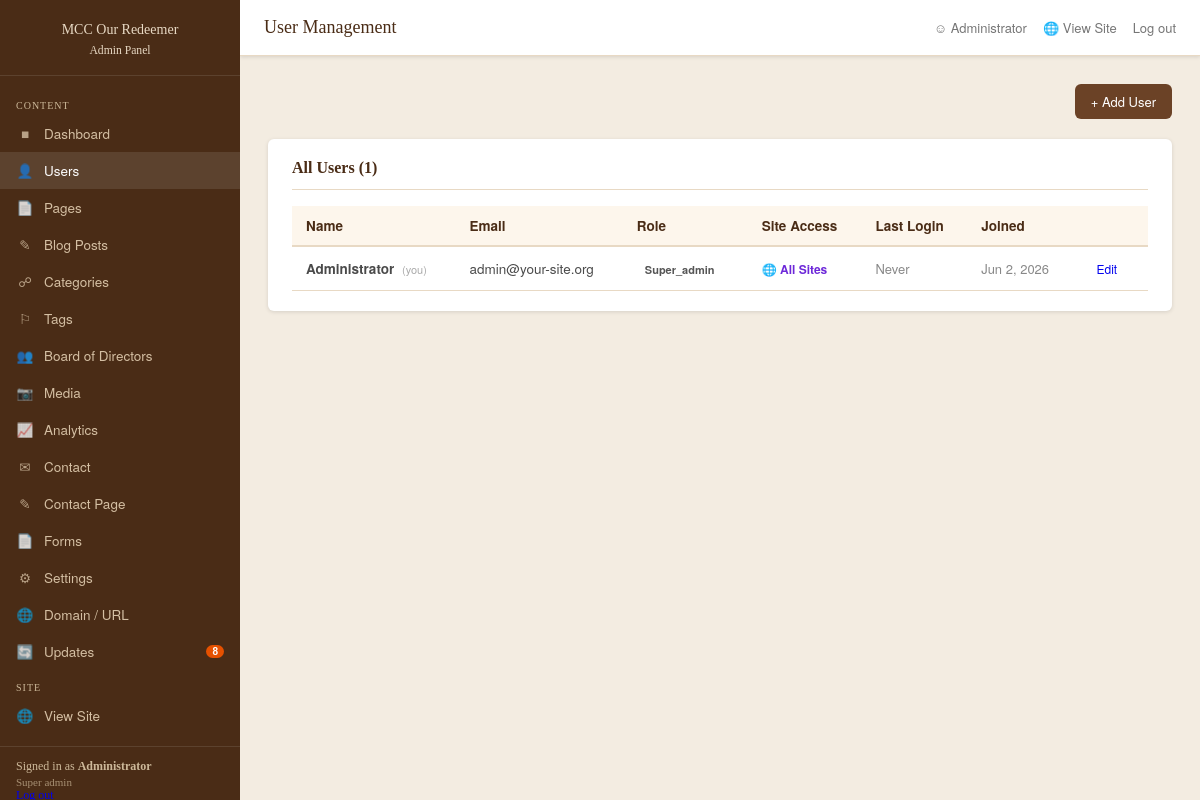
The page /admin/users.php (signed in) on the database its author committed.
### tables this page shows
CREATE TABLE IF NOT EXISTS `users` (
  `id`           INT UNSIGNED AUTO_INCREMENT PRIMARY KEY,
  `site_id`      INT UNSIGNED DEFAULT NULL COMMENT 'NULL = network-wide user',
  `name`         VARCHAR(120) NOT NULL,
  `email`        VARCHAR(255) NOT NULL UNIQUE,
  `password`     VARCHAR(255) NOT NULL,
  `role`         ENUM('super_admin','admin','editor','author','parishioner') NOT NULL DEFAULT 'author',
  `permissions`  TEXT DEFAULT NULL,
  `avatar`       VARCHAR(500) DEFAULT NULL,
  `remember_token` VARCHAR(100) DEFAULT NULL,
  `created_at`   DATETIME NOT NULL DEFAULT CURRENT_TIMESTAMP,
  `last_login`   DATETIME DEFAULT NULL
);

### core/helpers.php (called while the page is built, shortened)
<?php
function h(?string $str): string {
    return htmlspecialchars($str ?? '', ENT_QUOTES | ENT_SUBSTITUTE, 'UTF-8');
}
function siteUrl(string $path = ''): string {
    return rtrim(SITE_URL, '/') . '/' . ltrim($path, '/');
}
function setting(string $key, string $default = ''): string {
    return Database::setting($key, $default);
}
    ?>

### core/Database.php (called while the page is built, shortened)
<?php
class Database {
    private static ?PDO   $pdo              = null;
    private static int    $siteId           = 0;
    private static array  $settingsCache    = [];
    public static function get(): PDO {
        if (self::$pdo === null) {
            $dsn = sprintf('mysql:host=%s;dbname=%s;charset=%s', DB_HOST, DB_NAME, DB_CHARSET);
            $opts = [
                PDO::ATTR_ERRMODE            => PDO::ERRMODE_EXCEPTION,
                PDO::ATTR_DEFAULT_FETCH_MODE => PDO::FETCH_ASSOC,
                PDO::ATTR_EMULATE_PREPARES   => false,
            ];
            self::$pdo = new PDO($dsn, DB_USER, DB_PASS, $opts);
            if (defined('NETWORK_MODE') && NETWORK_MODE && defined('SITE_ID') && SITE_ID === 0) {
                self::resolveSubdomain(SITE_SUBDOMAIN);
            } else {
                self::$siteId = defined('SITE_ID') ? (int) SITE_ID : 1;
            }
        }
        return self::$pdo;
    }
    public static function siteId(): int {
        return self::$siteId ?: 1;
    }
    public static function query(string $sql, array $params = []): PDOStatement {
        $stmt = self::get()->prepare($sql);
        $stmt->execute($params);
        return $stmt;
    }
    public static function fetch(string $sql, array $params = []): ?array {
        $row = self::query($sql, $params)->fetch();
        return $row ?: null;
    }
    public static function fetchAll(string $sql, array $params = []): array {
        return self::query($sql, $params)->fetchAll();
    }
    private static function loadSettings(): void {
        try {
            $rows = self::fetchAll(
                "SELECT `key`, `value` FROM settings WHERE site_id = ?",
                [self::siteId()]
            );
            foreach ($rows as $r) {
                self::$settingsCache[$r['key']] = $r['value'];
            }
        } catch (\PDOException) {
        }
    }
    public static function setting(string $key, string $default = ''): string {
        self::loadSettings();
        return array_key_exists($key, self::$settingsCache)
            ? (string) self::$settingsCache[$key]
            : $default;
    }
}

### core/Updater.php (called while the page is built, shortened)
<?php
class Updater {
    public static function allMigrations(): array {
        $files = glob(self::MIGRATIONS_DIR . '/*.sql');
        sort($files);
        return array_map(fn($f) => [
            'file'    => $f,
            'version' => basename($f, '.sql'),
        ], $files);
    }
    public static function appliedMigrations(): array {
        try {
            $rows = Database::fetchAll("SELECT version FROM migrations ORDER BY version ASC");
            return array_column($rows, 'version');
        } catch (\PDOException) {
            return [];
        }
    }
    public static function pendingMigrations(): array {
        $applied = self::appliedMigrations();
        return array_filter(
            self::allMigrations(),
            fn($m) => !in_array($m['version'], $applied, true)
        );
    }
}

### core/Auth.php (called while the page is built, shortened)
<?php
class Auth {
    private static ?array $user = null;
    public static function check(): bool {
        return !empty($_SESSION['user_id']);
    }
    public static function id(): ?int {
        return $_SESSION['user_id'] ?? null;
    }
    public static function user(): ?array {
        if (self::$user === null && self::check()) {
            self::$user = Database::fetch("SELECT * FROM users WHERE id = ?", [$_SESSION['user_id']]);
        }
        return self::$user;
    }
    public static function role(): string {
        return self::user()['role'] ?? '';
    }
    public static function requirePermission(string $perm): void {
        if (!self::hasPermission($perm)) {
            http_response_code(403);
            die('Access denied.');
        }
    }
    public static function isSuperAdmin(): bool {
        return self::role() === 'super_admin';
    }
    public static function hasPermission(string $perm): bool {
        $user = self::user();
        if (self::isSuperAdmin()) return true;
        $minRole  = self::PERMISSIONS[$perm]['default_role'] ?? 'admin';
        $minLevel = self::ROLE_HIERARCHY[$minRole] ?? 99;
        return (self::ROLE_HIERARCHY[$user['role']] ?? 0) >= $minLevel;
    }
}

### admin/users.php (the view, shortened to what this page needs)
<?php
require_once BASE_PATH . '/core/Database.php';
require_once BASE_PATH . '/core/Auth.php';
require_once BASE_PATH . '/core/helpers.php';
require_once __DIR__ . '/layout.php';
Auth::requirePermission('manage_users');
$currentUserId = Auth::id();
$users    = Database::fetchAll(
    "SELECT u.id, u.name, u.email, u.role, u.site_id, u.created_at, u.last_login, n.name AS site_name
     FROM users u
     LEFT JOIN network_sites n ON n.id = u.site_id
     WHERE u.site_id = ? OR u.site_id IS NULL
     ORDER BY u.role, u.name",
    [Database::siteId()]
);
$roleLabels = [
    'admin'       => ['label' => 'Admin',       'color' => '#7c3aed'],
    'editor'      => ['label' => 'Editor',      'color' => '#0369a1'],
    'author'      => ['label' => 'Author',      'color' => '#065f46'],
    'parishioner' => ['label' => 'Parishioner', 'color' => '#92400e'],
];
adminLayout('User Management', function() use ($users, $editUser, $showForm, $action, $currentUserId, $permGroups, $roleLabels, $isSuperAdmin, $allSites) {
?>
<div style="display:flex; justify-content:space-between; align-items:center; margin-bottom:20px;">
  <a href="<?= siteUrl('admin/users?action=new') ?>" class="btn btn-primary">+ Add User</a>
</div>
<div class="card">
  <div class="card-header">
    <h2 class="card-title">All Users (<?= count($users) ?>)</h2>
  </div>
  <table class="data-table">
    <thead>
      <tr>
        <th>Name</th>
        <th>Email</th>
        <th>Role</th>
        <th>Site Access</th>
        <th>Last Login</th>
        <th>Joined</th>
        <th></th>
      </tr>
    </thead>
    <tbody>
    <?php foreach ($users as $u):
      $rl = $roleLabels[$u['role']] ?? ['label' => ucfirst($u['role']), 'color' => '#555'];
    ?>
      <tr>
        <td>
          <strong><?= h($u['name']) ?></strong>
          <?php if ($u['id'] === $currentUserId): ?>
            <span style="font-size:11px; color:#aaa; margin-left:4px;">(you)</span>
          <?php endif; ?>
        </td>
        <td><?= h($u['email']) ?></td>
        <td>
          <span style="font-size:11px; font-weight:700; padding:2px 8px; border-radius:10px;
                       background:<?= $rl['color'] ?>22; color:<?= $rl['color'] ?>; border:1px solid <?= $rl['color'] ?>44;">
            <?= $rl['label'] ?>
          </span>
        </td>
        <td style="font-size:12px; color:#666;">
          <?php if ($u['site_id'] === null): ?>
            <span style="color:#6d28d9; font-weight:600;">&#127760; All Sites</span>
          <?php else: ?>
            <?= h($u['site_name'] ?? 'Site #' . $u['site_id']) ?>
          <?php endif; ?>
        </td>
        <td style="color:#888; font-size:13px;">
          <?= $u['last_login'] ? date('M j, Y g:i a', strtotime($u['last_login'])) : 'Never' ?>
        </td>
        <td style="color:#888; font-size:13px;"><?= date('M j, Y', strtotime($u['created_at'])) ?></td>
        <td style="white-space:nowrap;">
          <a href="<?= siteUrl('admin/users?id=' . $u['id']) ?>" class="btn btn-outline" style="padding:3px 10px; font-size:12px;">Edit</a>
        </td>
      </tr>
    <?php endforeach; ?>
    </tbody>
  </table>
</div>
<?php }); ?>

### admin/layout.php (shortened to what this page needs)
<?php
function adminLayout(string $pageTitle, callable $body): void {
    $user     = Auth::user();
    $siteName = setting('site_name', 'Your Parish');
    $req = trim(strtok($_SERVER['REQUEST_URI'] ?? '', '?'), '/');
    $nav = [
        ['Dashboard',        'admin/',                '&#9632;',  null],
        ['Users',            'admin/users',           '&#128100;','manage_users'],
        ['Pages',            'admin/pages',           '&#128196;','manage_content'],
        ['Blog Posts',       'admin/posts',           '&#9998;',  'manage_content'],
        ['Categories',       'admin/categories',      '&#9741;',  'manage_content'],
        ['Tags',             'admin/tags',            '&#9872;',  'manage_content'],
        ['Board of Directors','admin/board',          '&#128101;','manage_content'],
        ['Media',            'admin/media',           '&#128247;','manage_media'],
        ['Analytics',        'admin/analytics',       '&#128200;','view_analytics'],
        ['Contact',          'admin/contacts',        '&#9993;',  'manage_contacts'],
        ['Contact Page',     'admin/contact-prayer',  '&#9998;',  'manage_contacts'],
        ['Forms',            'admin/forms',           '&#128196;','manage_contacts'],
        ['Settings',         'admin/settings',        '&#9881;',  'manage_settings'],
        ['Domain / URL',     'admin/domain',          '&#127760;','manage_settings'],
        ['Updates',          'admin/updates',         '&#128260;','manage_settings', true],
    ];
    $pendingMigrations = 0;
    if (Auth::can('admin') && class_exists('Updater')) {
        try { $pendingMigrations = count(Updater::pendingMigrations()); } catch (\Throwable) {}
    }
?><!DOCTYPE html>
<html lang="en">
<head>
<link rel="stylesheet" href="<?= siteUrl('public/assets/css/admin.css') ?>">
</head>
<body>
<div class="admin-wrap">
  <aside class="sidebar" id="sidebar">
    <div class="sidebar-logo">
      <h1><?= h($siteName) ?><br><small>Admin Panel</small></h1>
    </div>
    <nav class="sidebar-nav">
      <div class="sidebar-section">Content</div>
      <?php foreach ($nav as $navItem):
        [$label, $href, $icon, $perm] = array_pad($navItem, 4, null);
        $isUpdates = ($href === 'admin/updates');
        $active = ($href === 'admin/')
            ? ($req === 'admin' || $req === 'admin/')
            : str_starts_with($req, trim($href, '/'));
      ?>
        <a href="<?= siteUrl($href) ?>" class="<?= $active ? 'active' : '' ?>"
           style="justify-content:space-between;">
          <span style="display:flex;align-items:center;gap:10px;">
            <span class="icon"><?= $icon ?></span>
            <?= h($label) ?>
          </span>
          <?php if ($isUpdates && $pendingMigrations > 0): ?>
            <span style="background:#e65100;color:#fff;border-radius:10px;font-size:10px;padding:1px 6px;font-family:sans-serif;font-weight:700;">
              <?= $pendingMigrations ?>
            </span>
          <?php endif; ?>
        </a>
      <?php endforeach; ?>
      <div class="sidebar-section">Site</div>
      <a href="<?= siteUrl() ?>" target="_blank">
        <span class="icon">&#127760;</span> View Site
      </a>
    </nav>
    <div class="sidebar-footer">
      Signed in as <strong><?= h($user['name']) ?></strong>
      <span style="font-size:11px; opacity:.7; display:block; margin-top:2px;"><?= h(ucfirst(str_replace('_', ' ', $user['role']))) ?></span>
      <a href="<?= siteUrl('admin/logout') ?>">Log out</a>
    </div>
  </aside>
  <div class="main">
    <header class="topbar">
      <div class="topbar-title"><?= h($pageTitle) ?></div>
      <div class="topbar-right">
        <span>&#9786; <?= h($user['name']) ?></span>
        <a href="<?= siteUrl() ?>" target="_blank">&#127760; View Site</a>
        <a href="<?= siteUrl('admin/logout') ?>">Log out</a>
      </div>
    </header>
    <div class="content">
      <?php $body(); ?>
    </div>
  </div>
</div>
</body>
</html>
<?php } ?>

### public/assets/css/admin.css (style rules this page uses)
:root { --brown: #6b4226; --brown-dark: #4a2c16; --brown-lt: #c49a6c; --cream: #fdf6ec; --sand: #e8d9c4; --sand-dk: #cdb99a; --slate: #4a4a4a; --slate-lt: #767676; --white: #ffffff; --danger: #c0392b; --success: #2e7d32; --info: #1565c0; --warn: #e65100; --radius: 6px; --shadow: 0 1px 4px rgba(0,0,0,.12); --shadow-md: 0 4px 16px rgba(0,0,0,.14); --sidebar-w: 240px; --topbar-h: 56px; }
*, *::before, *::after { box-sizing: border-box; margin: 0; padding: 0; }
html { font-size: 16px; }
body { font-family: 'Georgia', 'Times New Roman', serif; background: #f3ece1; color: var(--slate); min-height: 100vh; }
.admin-wrap { display: flex; min-height: 100vh; }
.sidebar { width: var(--sidebar-w); background: var(--brown-dark); color: #e8d5bb; display: flex; flex-direction: column; position: fixed; top: 0; left: 0; bottom: 0; z-index: 100; overflow-y: auto; }
.sidebar-logo { padding: 20px 16px 16px; border-bottom: 1px solid rgba(255,255,255,.1); }
.sidebar-logo h1 { font-size: 14px; font-weight: normal; text-align: center; color: var(--sand); line-height: 1.4; }
.sidebar-nav { flex: 1; padding: 12px 0; }
.sidebar-section { font-size: 10px; letter-spacing: .1em; text-transform: uppercase; color: var(--sand-dk); padding: 12px 16px 4px; }
.sidebar-nav a { display: flex; align-items: center; gap: 10px; padding: 9px 16px; color: #d4bfa3; text-decoration: none; font-family: 'Helvetica Neue', Arial, sans-serif; font-size: 13.5px; transition: background .15s, color .15s; }
.sidebar-nav a:hover, .sidebar-nav a.active { background: rgba(255,255,255,.1); color: #fff; }
.sidebar-nav a .icon { width: 18px; text-align: center; opacity: .8; }
.sidebar-footer { padding: 12px 16px; border-top: 1px solid rgba(255,255,255,.1); font-size: 12px; color: var(--sand-dk); }
.main { margin-left: var(--sidebar-w); flex: 1; display: flex; flex-direction: column; min-height: 100vh; }
.topbar { height: var(--topbar-h); background: var(--white); border-bottom: 1px solid var(--sand); display: flex; align-items: center; justify-content: space-between; padding: 0 24px; position: sticky; top: 0; z-index: 50; box-shadow: var(--shadow); }
.topbar-title { font-size: 18px; color: var(--brown-dark); }
.topbar-right { display: flex; align-items: center; gap: 16px; font-family: 'Helvetica Neue', Arial, sans-serif; font-size: 13px; color: var(--slate-lt); }
.topbar-right a { color: var(--slate-lt); text-decoration: none; }
.content { padding: 28px 28px 48px; flex: 1; }
.card { background: var(--white); border-radius: var(--radius); box-shadow: var(--shadow); padding: 20px 24px; margin-bottom: 20px; }
.card-header { display: flex; align-items: center; justify-content: space-between; margin-bottom: 16px; padding-bottom: 12px; border-bottom: 1px solid var(--sand); }
.card-title { font-size: 16px; color: var(--brown-dark); }
.btn { display: inline-flex; align-items: center; gap: 6px; padding: 8px 16px; border-radius: var(--radius); font-family: 'Helvetica Neue', Arial, sans-serif; font-size: 13px; font-weight: 500; cursor: pointer; border: none; text-decoration: none; transition: filter .15s; }
.btn-primary { background: var(--brown); color: var(--white); }
table.data-table { width: 100%; border-collapse: collapse; font-family: 'Helvetica Neue', Arial, sans-serif; font-size: 13.5px; }
.data-table th { background: var(--cream); color: var(--brown-dark); font-weight: 600; padding: 10px 14px; text-align: left; border-bottom: 2px solid var(--sand); white-space: nowrap; }
.data-table td { padding: 10px 14px; border-bottom: 1px solid var(--sand); vertical-align: middle; }

### rows shown on the page
users: name "Administrator", role "Super admin", shows "(you)", email "admin@your-site.org", role "Super_admin", shows "🌐 All Sites", shows "Never", created_at "Jun 2, 2026"

### other values the page prints
$siteName "MCC Our Redeemer"
$icon "■"
$label "Dashboard"
$icon "👤"
$label "Users"
$icon "📄"
$label "Pages"
$icon "✎"
$label "Blog Posts"
$icon "☍"
$label "Categories"
$icon "⚐"
$label "Tags"
$icon "👥"
$label "Board of Directors"
